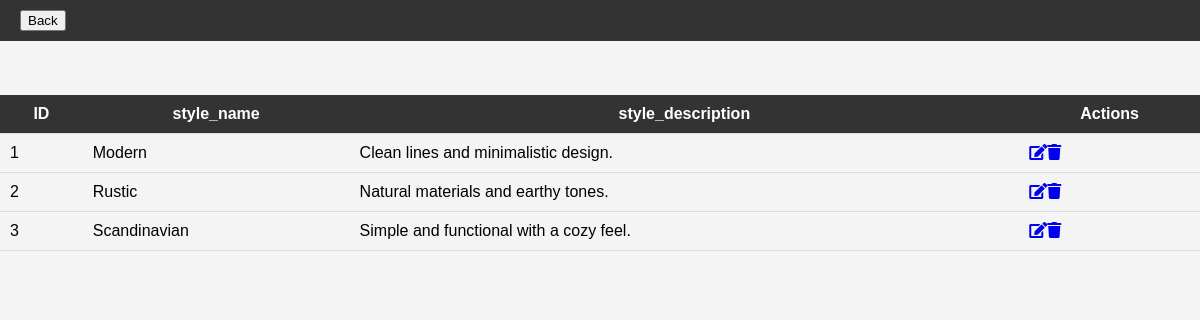
The page /VirtualInteriorDesignStudio/landingstyle.php on the database its author committed.
### tables this page shows
CREATE TABLE `styles` (
  `style_id` int(11) NOT NULL,
  `style_name` varchar(50) NOT NULL,
  `style_description` text DEFAULT NULL,
  `created_at` timestamp NOT NULL DEFAULT current_timestamp(),
  `updated_at` timestamp NOT NULL DEFAULT current_timestamp() ON UPDATE current_timestamp()
);

### VirtualInteriorDesignStudio/landingstyle.php (the view, shortened to what this page needs)
<!DOCTYPE html>
<html lang="en">
<head>
    <link rel="stylesheet" href="https://cdnjs.cloudflare.com/ajax/libs/font-awesome/5.15.4/css/all.min.css">
     <link rel="stylesheet" href="css/style5.css">
</head>
<header>
    <div>
            <button type="button" onclick="window.location.href='categories.html'">Back</button>
    </div>
</header>
<?php
require_once "dbconnect.php";
?>
<!DOCTYPE html>
<html lang="en">
<head>
</head>
<body>
    <br><br><br>
    <table id="dataTable" class="table table-hover text-center">
        <tr>
            <th>ID</th>
            <th>style_name</th>
            <th>style_description</th>
            <th>Actions</th>
        </tr>
        <?php
        $sql = "SELECT * FROM styles";
        $result = $conn->query($sql);
        if ($result->num_rows > 0) {
            while ($row = $result->fetch_assoc()) {
                echo "<tr>";
                echo "<td>" . $row["style_id"] . "</td>";
                echo "<td>" . $row["style_name"] . "</td>";
                echo "<td>" . $row["style_description"] . "</td>";
                echo "<td>";
                echo "<a href='updatestyle.html?id=" . $row["style_id"] . "'><i class='fas fa-edit'></i></a>";
                echo "<a href='deletestyles.html?id=" . $row["style_id"] . "'><i class='fas fa-trash'></i></a>";
                echo "</td>";
                echo "</tr>";
            }
        } else {
            echo "<tr><td colspan='6'>No data found</td></tr>";
        }
        ?>
    </table>
</body>
</html>

### css/style5.css (style rules this page uses)
body { font-family: Arial, sans-serif; margin: 0; padding: 0; background-color: #f4f4f4; }
header { background-color: #333; color: #fff; padding: 10px 20px; display: flex; justify-content: space-between; align-items: center; }
table { width: 100%; border-collapse: collapse; }
th, td { padding: 10px; border-bottom: 1px solid #ddd; }
th { background-color: #333; color: white; }

### rows shown on the page
styles: style_id "1", style_name "Modern", style_description "Clean lines and minimalistic design."
styles: style_id "2", style_name "Rustic", style_description "Natural materials and earthy tones."
styles: style_id "3", style_name "Scandinavian", style_description "Simple and functional with a cozy feel."
